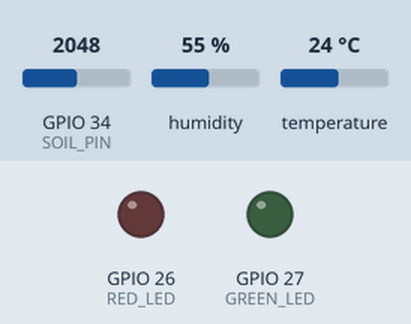
Recording of a sketch running on a simulated ESP32. On the bench: output pins drawn as LEDs (lit = HIGH). The inputs (shaded band) are chosen by the test bench; at power-on: GPIO 34 (SOIL_PIN) = 2048, humidity 55 %, temperature 24 °C. WiFi joins after 1.5 s; servers stay silent unless stated; uploads are accepted with an empty reply; what the sketch prints to the serial monitor is not drawn.

Above: at 3.2 s.
3.3 s: GPIO 34 (SOIL_PIN) set to 2402
10.0 s: GPIO 34 (SOIL_PIN) set to 2513
At 10.8 s:
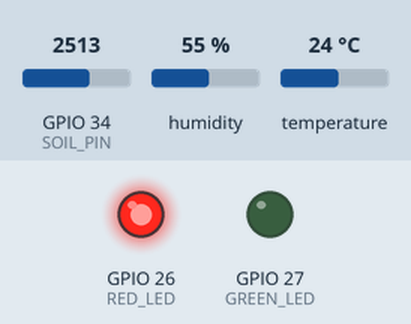
16.7 s: GPIO 34 (SOIL_PIN) set to 1228
At 20.8 s:
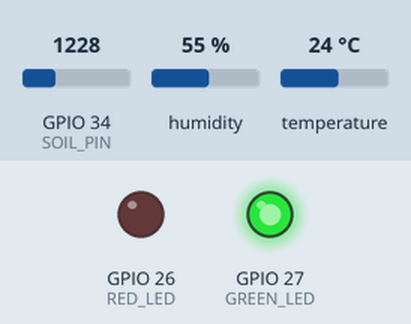
23.4 s: GPIO 34 (SOIL_PIN) set to 1870
30.1 s: GPIO 34 (SOIL_PIN) set to 1965
At 35.9 s:
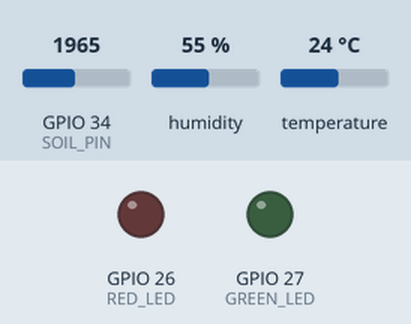
36.8 s: GPIO 34 (SOIL_PIN) set to 2866
At 40.9 s:
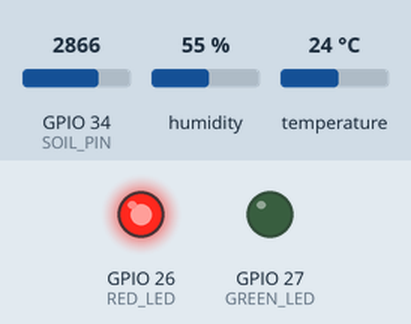
Timing chart, 0 to 42.4 s (numbered marks = the images above; inputs shaded):
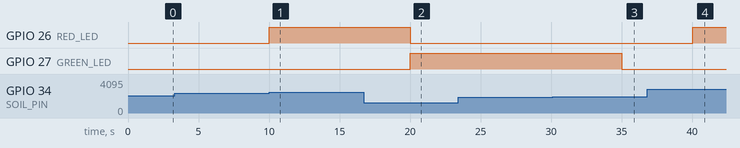

Measured:
- the behaviour switches between 2460 and 2461 on GPIO 34 (SOIL_PIN) (found by bisection; images 0 and 1)
- the behaviour switches between 1902 and 1903 on GPIO 34 (SOIL_PIN) (found by bisection; images 2 and 3)
- after the input at 3.3 s, every drawn part: stays the same
- after the input at 10.0 s, GPIO 26 (RED_LED): LOW → HIGH at once
- after the input at 16.7 s, GPIO 26 (RED_LED): HIGH → LOW after 3.3 s; GPIO 27 (GREEN_LED): LOW → HIGH after 3.3 s
- after the input at 23.4 s, every drawn part: stays the same
- after the input at 30.1 s, GPIO 27 (GREEN_LED): HIGH → LOW after 4.9 s
- after the input at 36.8 s, GPIO 26 (RED_LED): LOW → HIGH after 3.2 s

The sketch:

iks_smart_water_advisor.ino
```cpp
/* ================================================================
   IKS Smart Water Advisor - ESP32 firmware
   Reads capacitive soil moisture + DHT11, decides LED state, and
   POSTs a JSON reading to the Node.js/Express backend over Wi-Fi.
   ================================================================ */

#include <WiFi.h>
#include <HTTPClient.h>
#include <DHT.h>

// -----------------------------------------------------------------
// CONFIGURATION - fill these in for your own network / server.
// Do NOT commit real credentials to a public repository.
// -----------------------------------------------------------------
const char* WIFI_SSID     = "YOUR_WIFI_SSID";
const char* WIFI_PASSWORD = "YOUR_WIFI_PASSWORD";

// Use your computer's LAN IP (not "localhost") since the ESP32 is a
// separate device on the network, e.g. "http://192.168.1.42:5000/api/sensor/data"
const char* SERVER_URL = "http://192.168.1.100:5000/api/sensor/data";

// -----------------------------------------------------------------
// PIN CONFIGURATION
// -----------------------------------------------------------------
#define SOIL_PIN   34   // Capacitive soil moisture sensor AOUT
#define DHT_PIN    4    // DHT11 DATA
#define RED_LED    26
#define GREEN_LED  27

#define DHTTYPE DHT11
DHT dht(DHT_PIN, DHTTYPE);

// -----------------------------------------------------------------
// SOIL SENSOR CALIBRATION
// Every capacitive sensor reads slightly differently. Calibrate by:
//   1. Uploading a small test sketch that just prints analogRead(SOIL_PIN)
//   2. Note the raw ADC value with the sensor fully in AIR (dry)   -> DRY_VALUE
//   3. Note the raw ADC value with the sensor fully in WATER (wet) -> WET_VALUE
// These two constants are the only thing you need to change per sensor.
// -----------------------------------------------------------------
const int DRY_VALUE = 3000;  // raw ADC reading in dry air (adjust after calibration)
const int WET_VALUE = 1200;  // raw ADC reading fully submerged in water (adjust after calibration)

// -----------------------------------------------------------------
// TIMING
// -----------------------------------------------------------------
const unsigned long SEND_INTERVAL_MS = 5000; // send a reading every 5 seconds
unsigned long lastSendTime = 0;

void setup() {
  Serial.begin(115200);
  delay(500);

  pinMode(RED_LED, OUTPUT);
  pinMode(GREEN_LED, OUTPUT);
  digitalWrite(RED_LED, LOW);
  digitalWrite(GREEN_LED, LOW);

  dht.begin();

  connectToWiFi();
}

void loop() {
  if (WiFi.status() != WL_CONNECTED) {
    Serial.println("Wi-Fi disconnected, attempting to reconnect...");
    connectToWiFi();
  }

  if (millis() - lastSendTime >= SEND_INTERVAL_MS) {
    lastSendTime = millis();
    takeReadingAndSend();
  }
}

void connectToWiFi() {
  Serial.print("Connecting to Wi-Fi: ");
  Serial.println(WIFI_SSID);

  WiFi.mode(WIFI_STA);
  WiFi.begin(WIFI_SSID, WIFI_PASSWORD);

  int attempts = 0;
  while (WiFi.status() != WL_CONNECTED && attempts < 30) {
    delay(500);
    Serial.print(".");
    attempts++;
  }

  if (WiFi.status() == WL_CONNECTED) {
    Serial.println();
    Serial.print("Wi-Fi connected. IP address: ");
    Serial.println(WiFi.localIP());
  } else {
    Serial.println();
    Serial.println("Wi-Fi connection failed. Will retry in main loop.");
  }
}

int readSoilMoisturePercent() {
  int raw = analogRead(SOIL_PIN);

  // Map raw ADC value to 0-100%, clamped to valid range.
  // Capacitive sensors read a LOWER raw value when wet, so the
  // mapping is inverted relative to a plain linear map().
  int percent = map(raw, DRY_VALUE, WET_VALUE, 0, 100);
  if (percent < 0) percent = 0;
  if (percent > 100) percent = 100;

  Serial.print("Soil raw ADC: ");
  Serial.print(raw);
  Serial.print("  ->  Moisture: ");
  Serial.print(percent);
  Serial.println("%");

  return percent;
}

void updateLeds(int soilMoisture) {
  if (soilMoisture < 30) {
    digitalWrite(RED_LED, HIGH);
    digitalWrite(GREEN_LED, LOW);
  } else if (soilMoisture <= 60) {
    digitalWrite(RED_LED, LOW);
    digitalWrite(GREEN_LED, LOW);
  } else {
    digitalWrite(RED_LED, LOW);
    digitalWrite(GREEN_LED, HIGH);
  }
}

void takeReadingAndSend() {
  int soilMoisture = readSoilMoisturePercent();

  float temperature = dht.readTemperature();
  float humidity = dht.readHumidity();

  if (isnan(temperature) || isnan(humidity)) {
    Serial.println("DHT11 read failed, skipping this cycle.");
    return;
  }

  updateLeds(soilMoisture);

  Serial.print("Temperature: ");
  Serial.print(temperature);
  Serial.print(" C   Humidity: ");
  Serial.print(humidity);
  Serial.println(" %");

  sendReadingToServer(soilMoisture, temperature, humidity);
}

void sendReadingToServer(int soilMoisture, float temperature, float humidity) {
  if (WiFi.status() != WL_CONNECTED) {
    Serial.println("Cannot send: Wi-Fi not connected.");
    return;
  }

  HTTPClient http;
  http.begin(SERVER_URL);
  http.addHeader("Content-Type", "application/json");

  String payload = "{";
  payload += "\"soil_moisture\":" + String(soilMoisture) + ",";
  payload += "\"temperature\":" + String(temperature, 1) + ",";
  payload += "\"humidity\":" + String(humidity, 1);
  payload += "}";

  Serial.print("Sending payload: ");
  Serial.println(payload);

  int httpResponseCode = http.POST(payload);

  if (httpResponseCode > 0) {
    Serial.print("Server response code: ");
    Serial.println(httpResponseCode);
    Serial.println(http.getString());
  } else {
    Serial.print("HTTP POST failed, error: ");
    Serial.println(http.errorToString(httpResponseCode));
  }

  http.end();
}
```
